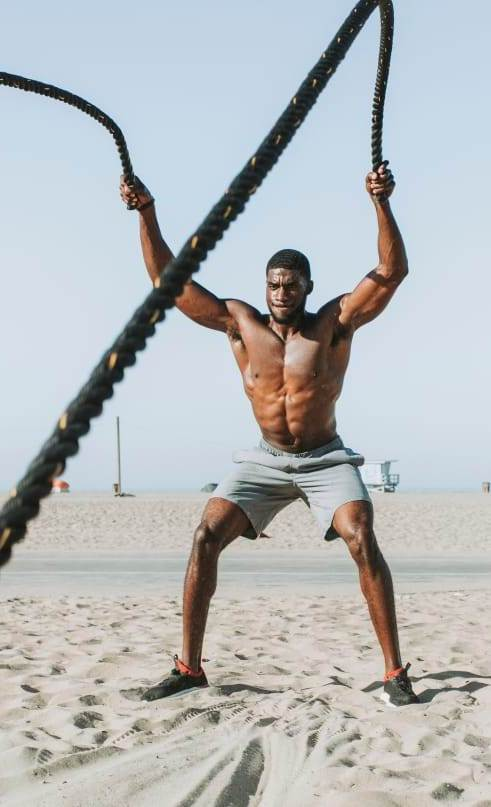
#> input picture rope.jpg, 491 x 807 px
$ python colorcompression2.py
#> lines starting #> are read from the running program, lines starting #| are printed output that depends on the picture
import matplotlib.pyplot as plt
from sklearn.datasets import load_sample_image
import numpy as np
import cv2

flower = cv2.imread('rope.jpg', cv2.IMREAD_COLOR)
#> flower is the input picture: shape (807, 491, 3); mean B, G, R 186.4, 184.9, 181.9
plt.imshow(cv2.cvtColor(flower, cv2.COLOR_BGR2RGB))

data = flower / 255.0
data = data.reshape((-1, 3)) #-1 is called as unknown dimension
#print(data.shape)

#cv.TERM_CRITERIA_EPS - stop the algorithm iteration if specified accuracy, epsilon, is reached.
#cv.TERM_CRITERIA_MAX_ITER - stop the algorithm after the specified number of iterations, max_iter.
#10 is max_iter
#1.0 is epsilon
criteria = (cv2.TERM_CRITERIA_EPS + cv2.TERM_CRITERIA_MAX_ITER, 10, 1.0)
#flags : This flag is used to specify how initial centers are taken
flags = cv2.KMEANS_RANDOM_CENTERS
data = data.astype(np.float32)
compactness, labels, centers = cv2.kmeans(data, 16, None, criteria, 10, flags)
#> compactness = 1859.9; centers = 16 rows, first 8: [0.073, 0.0665, 0.0426], [0.342, 0.36, 0.355], [0.742, 0.773, 0.792], [0.417, 0.494, 0.61], [0.0615, 0.0933, 0.0954], [0.182, 0.22, 0.285], [0.625, 0.605, 0.551], [0.121, 0.134, 0.137]

new_colors = centers[labels].reshape((-1, 3))
flower_recolored = new_colors.reshape(flower.shape)
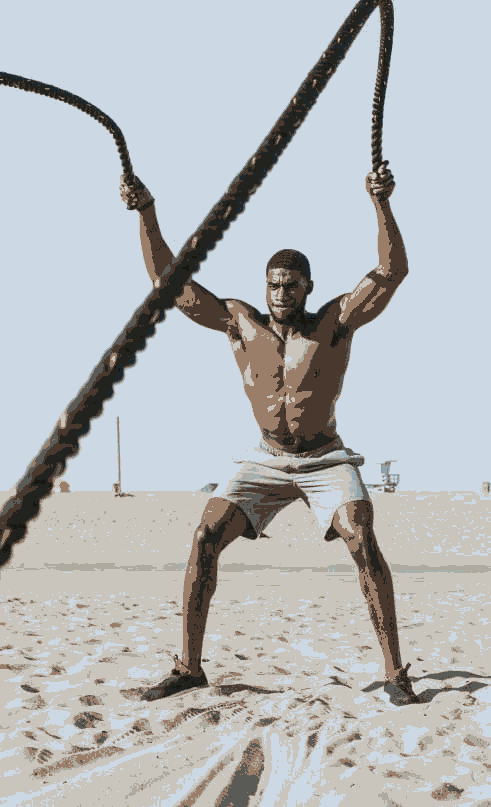
#> flower_recolored: shape (807, 491, 3) float32; mean B, G, R 0.73, 0.723, 0.713

plt.imshow(cv2.cvtColor(flower_recolored, cv2.COLOR_BGR2RGB))
plt.title('16-color Image', size = 16)
plt.show()
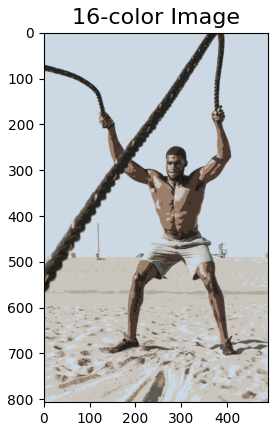
#> figure drawn by matplotlib, 1 panel
